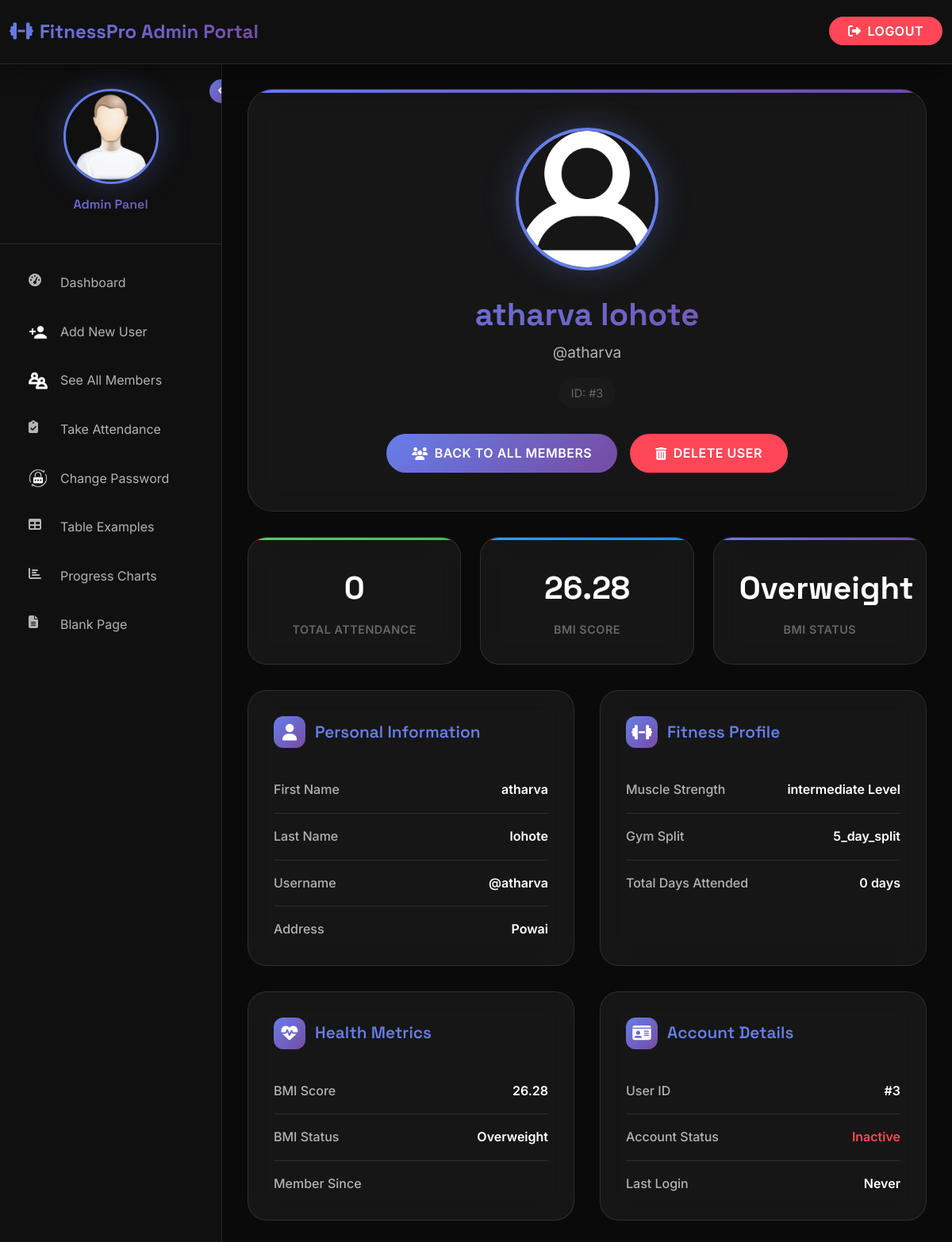
/userdetails?u_id=3, run on the app's committed database.
### Gym/models.py (models this page shows, shortened)
class Gym_user(models.Model):
    first_name = models.CharField(max_length=50)
    last_name  = models.CharField(max_length=50)
    no_of_days = models.IntegerField(default=0)
    dob = models.DateField()
    phone_number = models.IntegerField()
    image = models.ImageField(upload_to="users_profile_images/", default="users_profile_images/image.png")
    weight = models.IntegerField()
    height = models.IntegerField()
    date_of_joining = models.DateTimeField(auto_now_add=True)
    email = models.CharField(max_length=50, null=True, blank=True)
    username = models.CharField(max_length=150, unique=True)
    password = models.CharField(max_length=100)
    address = models.ForeignKey(Address, on_delete=models.CASCADE)
    gender = models.ForeignKey(Gender, on_delete=models.CASCADE)
    gym_split = models.ForeignKey(Gym_split, on_delete=models.CASCADE)
    muscle_strength = models.ForeignKey(Muscle_strength, on_delete=models.CASCADE)
    @staticmethod
    def get_user_by_id(user_id):
        return Gym_user.objects.get(id=user_id)

class Address(models.Model):
    area = models.CharField(max_length=30)
    def __str__(self):
        return self.area

class Muscle_strength(models.Model):
    type = models.CharField(max_length=20)
    def __str__(self):
        return self.type

class Gym_split(models.Model):
    split_name = models.CharField(max_length=500)
    def __str__(self):
        return self.split_name

### Gym/views.py (the view)
# urls.py: path('userdetails', userdetails),
def userdetails(request):
    _id_ = request.GET.get("u_id")
    singleuser = Gym_user.get_user_by_id(int(_id_))
    user_data = {}
    user_data["a_user"] = singleuser
    height=singleuser.height
    weight=singleuser.weight
    a=weight/((height/100)**2)
    bmi=round(a,2)
    user_data['bmi']=bmi
    if bmi < 18.5 :
        category = "Underweight"
        user_data['bmi_status'] = category
    elif bmi < 25 :
        category = "Normal weight"
        user_data['bmi_status'] = category
    elif bmi < 30 :
        category = "Overweight"
        user_data['bmi_status'] = category
    else:
        category = "Obese"
        user_data['bmi_status'] = category
    return render(request, 'userdetails.html', user_data)

### Gym/templates/userdetails.html (shortened to what this page needs)
{% extends 'admin_base.html' %}
{% load static %}
{% block content %}
<div class="profile-container" data-aos="fade-up">
    <div class="profile-header" data-aos="fade-up" data-aos-delay="100">
        <img src="{{a_user.image.url}}" alt="{{a_user.first_name}} {{a_user.last_name}}" class="profile-avatar">
        <h1 class="profile-name">{{a_user.first_name}} {{a_user.last_name}}</h1>
        <p class="profile-username">@{{a_user.username}}</p>
        <span class="profile-id">ID: #{{a_user.id}}</span>
        <div class="profile-actions">
            <a href="/all_members" class="action-btn action-btn-primary">
                <i class="fas fa-users"></i>
                <span>Back to All Members</span>
            </a>
            <a href="/delete?u_id={{a_user.id}}" class="action-btn action-btn-danger" onclick="return confirm('Are you sure you want to delete this user? This action cannot be undone.')">
                <i class="fas fa-trash-alt"></i>
                <span>Delete User</span>
            </a>
        </div>
    </div>
    <div class="stats-grid" data-aos="fade-up" data-aos-delay="200">
        <div class="stat-card attendance">
            <div class="stat-value">{{a_user.no_of_days}}</div>
            <div class="stat-label">Total Attendance</div>
        </div>
        <div class="stat-card bmi">
            <div class="stat-value">{{bmi}}</div>
            <div class="stat-label">BMI Score</div>
        </div>
        <div class="stat-card status">
            <div class="stat-value">{{bmi_status}}</div>
            <div class="stat-label">BMI Status</div>
        </div>
    </div>
    <div class="profile-details" data-aos="fade-up" data-aos-delay="300">
        <div class="detail-card">
            <h3>
                <div class="icon-wrapper">
                    <i class="fas fa-user"></i>
                </div>
                Personal Information
            </h3>
            <div class="detail-item">
                <span class="detail-label">First Name</span>
                <span class="detail-value">{{a_user.first_name}}</span>
            </div>
            <div class="detail-item">
                <span class="detail-label">Last Name</span>
                <span class="detail-value">{{a_user.last_name}}</span>
            </div>
            <div class="detail-item">
                <span class="detail-label">Username</span>
                <span class="detail-value">@{{a_user.username}}</span>
            </div>
            <div class="detail-item">
                <span class="detail-label">Address</span>
                <span class="detail-value">{{a_user.address}}</span>
            </div>
        </div>
        <div class="detail-card">
            <h3>
                <div class="icon-wrapper">
                    <i class="fas fa-dumbbell"></i>
                </div>
                Fitness Profile
            </h3>
            <div class="detail-item">
                <span class="detail-label">Muscle Strength</span>
                <span class="detail-value">{{a_user.muscle_strength}} Level</span>
            </div>
            <div class="detail-item">
                <span class="detail-label">Gym Split</span>
                <span class="detail-value">{{a_user.gym_split}}</span>
            </div>
            <div class="detail-item">
                <span class="detail-label">Total Days Attended</span>
                <span class="detail-value">{{a_user.no_of_days}} days</span>
            </div>
        </div>
        <div class="detail-card">
            <h3>
                <div class="icon-wrapper">
                    <i class="fas fa-heartbeat"></i>
                </div>
                Health Metrics
            </h3>
            <div class="detail-item">
                <span class="detail-label">BMI Score</span>
                <span class="detail-value">{{bmi}}</span>
            </div>
            <div class="detail-item">
                <span class="detail-label">BMI Status</span>
                <span class="detail-value">{{bmi_status}}</span>
            </div>
            <div class="detail-item">
                <span class="detail-label">Member Since</span>
            </div>
        </div>
        <div class="detail-card">
            <h3>
                <div class="icon-wrapper">
                    <i class="fas fa-id-card"></i>
                </div>
                Account Details
            </h3>
            <div class="detail-item">
                <span class="detail-label">User ID</span>
                <span class="detail-value">#{{a_user.id}}</span>
            </div>
            <div class="detail-item">
                <span class="detail-label">Account Status</span>
                <span class="detail-value">
                    {% if a_user.is_active %}
                        <span style="color: var(--accent-success);">Active</span>
                    {% else %}
                        <span style="color: var(--accent-danger);">Inactive</span>
                    {% endif %}
                </span>
            </div>
            <div class="detail-item">
                <span class="detail-label">Last Login</span>
                <span class="detail-value">
                    {% if a_user.last_login %}
                        {{a_user.last_login|date:"M d, Y H:i"}}
                    {% else %}
                        Never
                    {% endif %}
                </span>
            </div>
        </div>
    </div>
</div>
{% endblock %}

### Gym/templates/admin_base.html (style rules this page uses)
:root { --primary-gradient: linear-gradient(135deg, #667eea 0%, #764ba2 100%); --secondary-gradient: linear-gradient(135deg, #f093fb 0%, #f5576c 100%); --accent-gradient: linear-gradient(135deg, #4facfe 0%, #00f2fe 100%); --dark-gradient: linear-gradient(135deg, #0c0c0c 0%, #1a1a1a 100%); --bg-primary: #0a0a0a; --bg-secondary: #111111; --bg-tertiary: #1a1a1a; --bg-card: rgba(255, 255, 255, 0.05); --bg-sidebar: rgba(17, 17, 17, 0.95); --text-primary: #ffffff; --text-secondary: #b3b3b3; --text-muted: #666666; --accent-primary: #667eea; --accent-secondary: #764ba2; --accent-danger: #ff4757; --accent-success: #2ed573; --accent-warning: #ffa502; --border-color: rgba(255, 255, 255, 0.1); --border-hover: rgba(255, 255, 255, 0.2); --shadow-sm: 0 2px 8px rgba(0, 0, 0, 0.3); --shadow-md: 0 8px 32px rgba(0, 0, 0, 0.4); --shadow-lg: 0 16px 64px rgba(0, 0, 0, 0.5); --shadow-glow: 0 0 40px rgba(102, 126, 234, 0.3); --blur-sm: blur(8px); --blur-md: blur(16px); --blur-lg: blur(32px); }
* { margin: 0; padding: 0; box-sizing: border-box; }
html { scroll-behavior: smooth; }
body { font-family: 'Inter', -apple-system, BlinkMacSystemFont, 'Segoe UI', sans-serif; background: var(--bg-primary); color: var(--text-primary); line-height: 1.6; overflow-x: hidden; -webkit-font-smoothing: antialiased; -moz-osx-font-smoothing: grayscale; }
h1, h2, h3, h4, h5, h6 { font-family: 'Space Grotesk', sans-serif; font-weight: 600; line-height: 1.2; }

### data on the page
Gym_user: image (picture), first_name "atharva", last_name "lohote", username "atharva", id "3", no_of_days "0", address "Powai", muscle_strength "intermediate", gym_split "5_day_split"

### other printed values
{{ bmi }} "26.28"
{{ bmi_status }} "Overweight"
